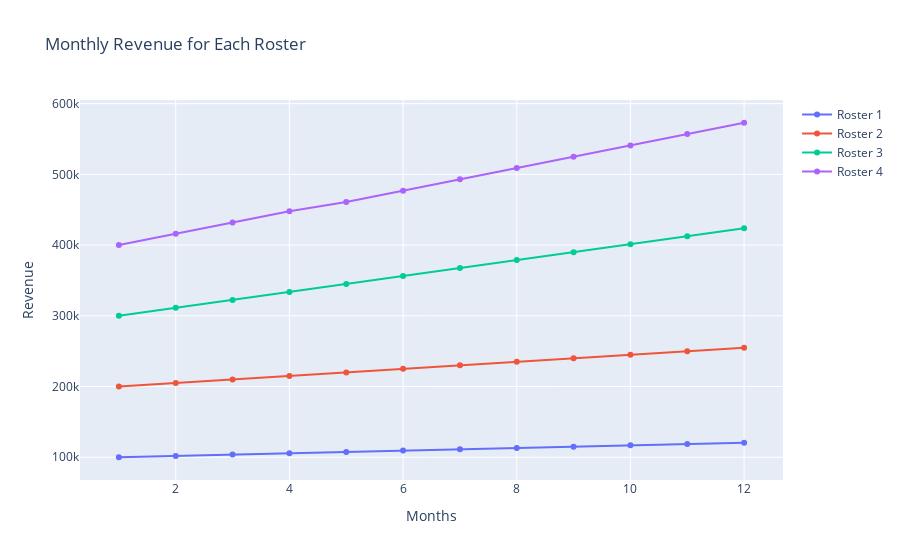
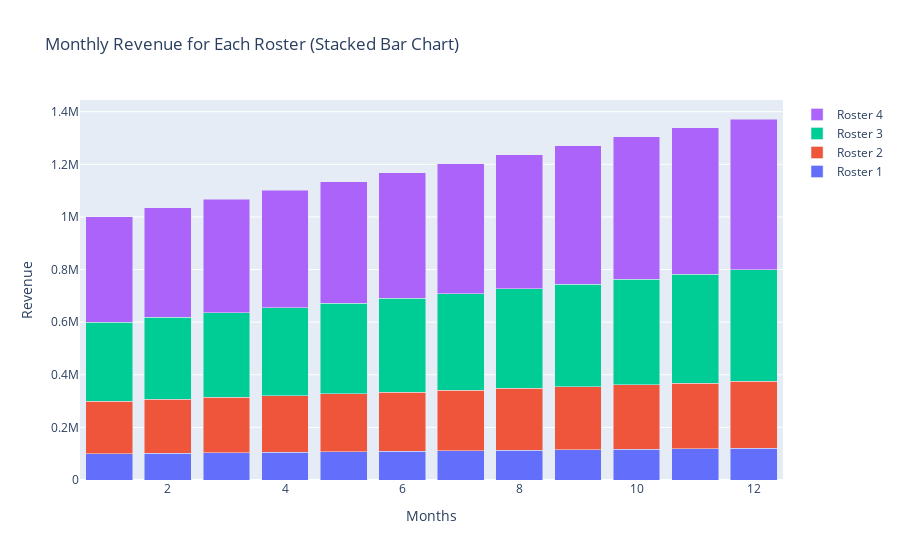
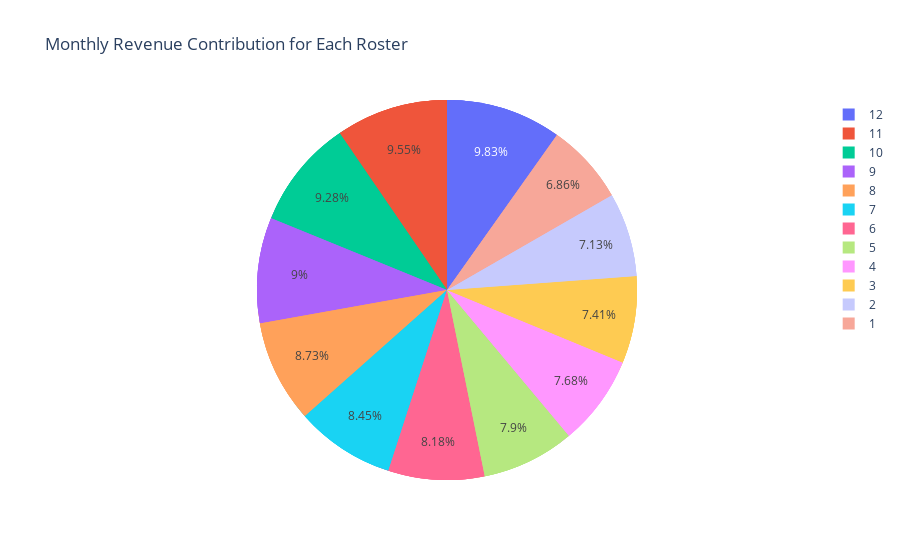
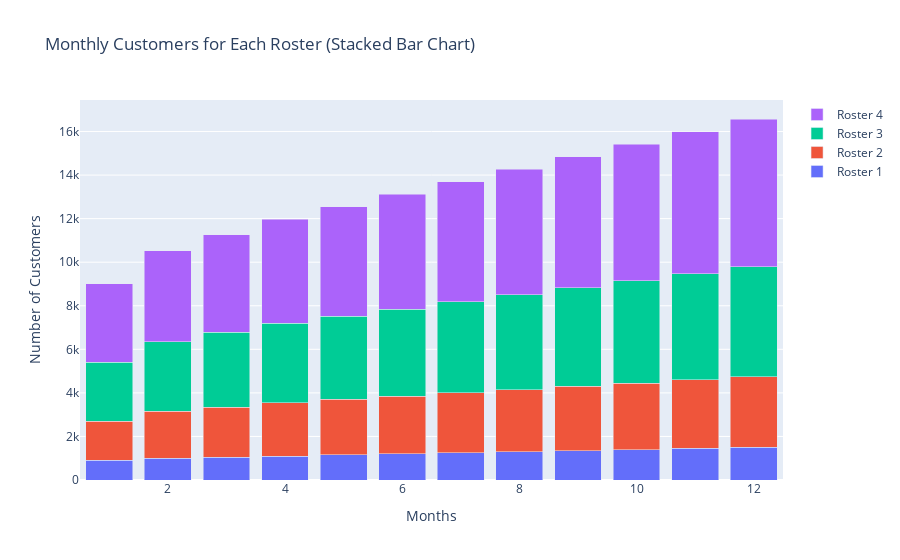

The notebook cell these images were saved under, in order:
### Code cell
import plotly.graph_objects as go
import numpy as np

# Data for each roster (replace with actual data)
roster_names = ['Roster 1', 'Roster 2', 'Roster 3', 'Roster 4']
revenue_data_roster1 = [100000, 101875, 103750, 105625, 107500, 109375, 111250, 113125, 115000, 116875, 118750, 120625]
revenue_data_roster2 = [100000, 103125, 106250, 109375, 112500, 115625, 118750, 121875, 125000, 128125, 131250, 134375]
revenue_data_roster3 = [100000, 106250, 112500, 118750, 125000, 131250, 137500, 143750, 150000, 156250, 162500, 168750]
revenue_data_roster4 = [100000, 104750, 109500, 114250, 116000, 120750, 125500, 130250, 135000, 139750, 144500, 149250]

# Months (assuming 12 months)
months = list(range(1, 13))

# Calculate cumulative sums for stacked bar chart
revenue_data_cumulative = np.vstack((revenue_data_roster1,
                                     np.add(revenue_data_roster1, revenue_data_roster2),
                                     np.add(np.add(revenue_data_roster1, revenue_data_roster2), revenue_data_roster3),
                                     np.add(np.add(np.add(revenue_data_roster1, revenue_data_roster2), revenue_data_roster3), revenue_data_roster4)))

# Line Chart Visualization for Revenue Data
fig_line = go.Figure()
for i, roster_data in enumerate(revenue_data_cumulative):
    fig_line.add_trace(go.Scatter(x=months, y=roster_data, mode='lines+markers', name=roster_names[i]))

fig_line.update_layout(title='Monthly Revenue for Each Roster',
                       xaxis_title='Months',
                       yaxis_title='Revenue',
                       showlegend=True)

# Bar Chart Visualization for Revenue Data
fig_bar = go.Figure()
for i, roster_data in enumerate(revenue_data_cumulative):
    fig_bar.add_trace(go.Bar(x=months, y=roster_data, name=roster_names[i]))

fig_bar.update_layout(title='Monthly Revenue for Each Roster (Stacked Bar Chart)',
                      xaxis_title='Months',
                      yaxis_title='Revenue',
                      showlegend=True,
                      barmode='stack')

# Pie Chart Visualization for Revenue Data
fig_pie = go.Figure()
for i, roster_data in enumerate(revenue_data_cumulative):
    total_revenue = roster_data[-1]
    contribution = [round(revenue / total_revenue * 100, 2) for revenue in roster_data]
    fig_pie.add_trace(go.Pie(labels=months, values=contribution, name=roster_names[i]))

fig_pie.update_layout(title='Monthly Revenue Contribution for Each Roster',
                      showlegend=True)

# Stacked Bar Chart Visualization for Customer Data (Assuming similar structure for customer data)
customers_data_roster1 = [900, 1000, 1050, 1100, 1150, 1200, 1250, 1300, 1350, 1400, 1450, 1500]
customers_data_roster2 = [900, 1150, 1250, 1350, 1400, 1450, 1500, 1550, 1600, 1650, 1700, 1750]
customers_data_roster3 = [900, 1050, 1125, 1200, 1275, 1350, 1425, 1500, 1575, 1650, 1725, 1800]
customers_data_roster4 = [900, 975, 1050, 1125, 1200, 1275, 1350, 1425, 1500, 1575, 1650, 1725]

customers_data_cumulative = np.vstack((customers_data_roster1,
                                       np.add(customers_data_roster1, customers_data_roster2),
                                       np.add(np.add(customers_data_roster1, customers_data_roster2), customers_data_roster3),
                                       np.add(np.add(np.add(customers_data_roster1, customers_data_roster2), customers_data_roster3), customers_data_roster4)))

fig_bar_customers = go.Figure()
for i, roster_data in enumerate(customers_data_cumulative):
    fig_bar_customers.add_trace(go.Bar(x=months, y=roster_data, name=roster_names[i]))

fig_bar_customers.update_layout(title='Monthly Customers for Each Roster (Stacked Bar Chart)',
                                xaxis_title='Months',
                                yaxis_title='Number of Customers',
                                showlegend=True,
                                barmode='stack')

# Pie Chart Visualization for Customer Data
fig_pie_customers = go.Figure()
for i, roster_data in enumerate(customers_data_cumulative):
    total_customers = roster_data[-1]
    contribution = [round(customers / total_customers * 100, 2) for customers in roster_data]
    fig_pie_customers.add_trace(go.Pie(labels=months, values=contribution, name=roster_names[i]))

fig_pie_customers.update_layout(title='Monthly Customer Contribution for Each Roster',
                                showlegend=True)

# Display all figures
fig_line.show()
fig_bar.show()
fig_pie.show()
fig_bar_customers.show()
fig_pie_customers.show()

### Figure 1 — Plotly figure (JSON) as saved in the notebook; plotly's stock layout.template omitted (floating-point values rounded to 4 significant figures)
{"data": [{"mode": "lines+markers", "name": "Roster 1", "type": "scatter", "x": [1, 2, 3, 4, 5, 6, 7, 8, 9, 10, 11, 12], "y": [100000, 101875, 103750, 105625, 107500, 109375, 111250, 113125, 115000, 116875, 118750, 120625]}, {"mode": "lines+markers", "name": "Roster 2", "type": "scatter", "x": [1, 2, 3, 4, 5, 6, 7, 8, 9, 10, 11, 12], "y": [200000, 205000, 210000, 215000, 220000, 225000, 230000, 235000, 240000, 245000, 250000, 255000]}, {"mode": "lines+markers", "name": "Roster 3", "type": "scatter", "x": [1, 2, 3, 4, 5, 6, 7, 8, 9, 10, 11, 12], "y": [300000, 311250, 322500, 333750, 345000, 356250, 367500, 378750, 390000, 401250, 412500, 423750]}, {"mode": "lines+markers", "name": "Roster 4", "type": "scatter", "x": [1, 2, 3, 4, 5, 6, 7, 8, 9, 10, 11, 12], "y": [400000, 416000, 432000, 448000, 461000, 477000, 493000, 509000, 525000, 541000, 557000, 573000]}], "layout": {"showlegend": true, "title": {"text": "Monthly Revenue for Each Roster"}, "xaxis": {"title": {"text": "Months"}}, "yaxis": {"title": {"text": "Revenue"}}}}

### Figure 2 — Plotly figure (JSON) as saved in the notebook; plotly's stock layout.template omitted (floating-point values rounded to 4 significant figures)
{"data": [{"name": "Roster 1", "type": "bar", "x": [1, 2, 3, 4, 5, 6, 7, 8, 9, 10, 11, 12], "y": [100000, 101875, 103750, 105625, 107500, 109375, 111250, 113125, 115000, 116875, 118750, 120625]}, {"name": "Roster 2", "type": "bar", "x": [1, 2, 3, 4, 5, 6, 7, 8, 9, 10, 11, 12], "y": [200000, 205000, 210000, 215000, 220000, 225000, 230000, 235000, 240000, 245000, 250000, 255000]}, {"name": "Roster 3", "type": "bar", "x": [1, 2, 3, 4, 5, 6, 7, 8, 9, 10, 11, 12], "y": [300000, 311250, 322500, 333750, 345000, 356250, 367500, 378750, 390000, 401250, 412500, 423750]}, {"name": "Roster 4", "type": "bar", "x": [1, 2, 3, 4, 5, 6, 7, 8, 9, 10, 11, 12], "y": [400000, 416000, 432000, 448000, 461000, 477000, 493000, 509000, 525000, 541000, 557000, 573000]}], "layout": {"barmode": "stack", "showlegend": true, "title": {"text": "Monthly Revenue for Each Roster (Stacked Bar Chart)"}, "xaxis": {"title": {"text": "Months"}}, "yaxis": {"title": {"text": "Revenue"}}}}

### Figure 3 — Plotly figure (JSON) as saved in the notebook; plotly's stock layout.template omitted (floating-point values rounded to 4 significant figures)
{"data": [{"labels": [1, 2, 3, 4, 5, 6, 7, 8, 9, 10, 11, 12], "name": "Roster 1", "type": "pie", "values": [82.9, 84.46, 86.01, 87.56, 89.12, 90.67, 92.23, 93.78, 95.34, 96.89, 98.45, 100]}, {"labels": [1, 2, 3, 4, 5, 6, 7, 8, 9, 10, 11, 12], "name": "Roster 2", "type": "pie", "values": [78.43, 80.39, 82.35, 84.31, 86.27, 88.24, 90.2, 92.16, 94.12, 96.08, 98.04, 100]}, {"labels": [1, 2, 3, 4, 5, 6, 7, 8, 9, 10, 11, 12], "name": "Roster 3", "type": "pie", "values": [70.8, 73.45, 76.11, 78.76, 81.42, 84.07, 86.73, 89.38, 92.04, 94.69, 97.35, 100]}, {"labels": [1, 2, 3, 4, 5, 6, 7, 8, 9, 10, 11, 12], "name": "Roster 4", "type": "pie", "values": [69.81, 72.6, 75.39, 78.18, 80.45, 83.25, 86.04, 88.83, 91.62, 94.42, 97.21, 100]}], "layout": {"showlegend": true, "title": {"text": "Monthly Revenue Contribution for Each Roster"}}}

### Figure 4 — Plotly figure (JSON) as saved in the notebook; plotly's stock layout.template omitted (floating-point values rounded to 4 significant figures)
{"data": [{"name": "Roster 1", "type": "bar", "x": [1, 2, 3, 4, 5, 6, 7, 8, 9, 10, 11, 12], "y": [900, 1000, 1050, 1100, 1150, 1200, 1250, 1300, 1350, 1400, 1450, 1500]}, {"name": "Roster 2", "type": "bar", "x": [1, 2, 3, 4, 5, 6, 7, 8, 9, 10, 11, 12], "y": [1800, 2150, 2300, 2450, 2550, 2650, 2750, 2850, 2950, 3050, 3150, 3250]}, {"name": "Roster 3", "type": "bar", "x": [1, 2, 3, 4, 5, 6, 7, 8, 9, 10, 11, 12], "y": [2700, 3200, 3425, 3650, 3825, 4000, 4175, 4350, 4525, 4700, 4875, 5050]}, {"name": "Roster 4", "type": "bar", "x": [1, 2, 3, 4, 5, 6, 7, 8, 9, 10, 11, 12], "y": [3600, 4175, 4475, 4775, 5025, 5275, 5525, 5775, 6025, 6275, 6525, 6775]}], "layout": {"barmode": "stack", "showlegend": true, "title": {"text": "Monthly Customers for Each Roster (Stacked Bar Chart)"}, "xaxis": {"title": {"text": "Months"}}, "yaxis": {"title": {"text": "Number of Customers"}}}}
